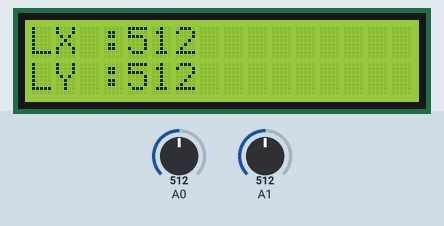
Simulated run of this sketch. Board: Arduino Uno, built with avr-gcc and run on an emulated ATmega328P. Parts: 16×2 character LCD. Inputs (shaded band) come from the test bench; at power-on: A0 = 512, A1 = 512.

Above: at 1.2 s.
1.3 s: A0 set to 716
At 1.56 s:
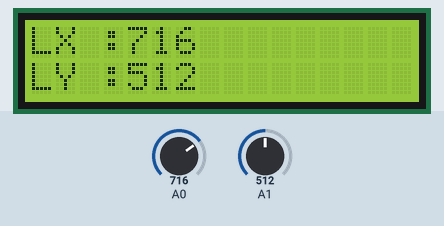
4.1 s: A1 set to 716
At 4.65 s:
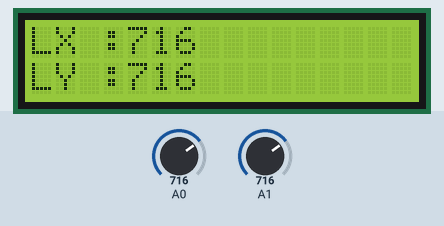
5.6 s: A0 set to 11
At 6.15 s:
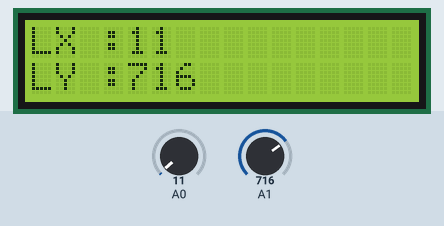
7.1 s: A0 set to 8
At 7.64 s:
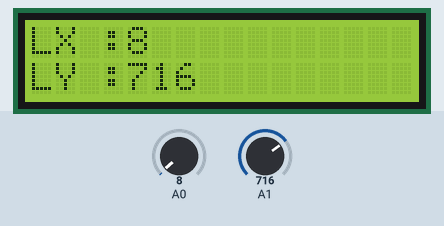
8.6 s: A1 set to 900
At 9.13 s:
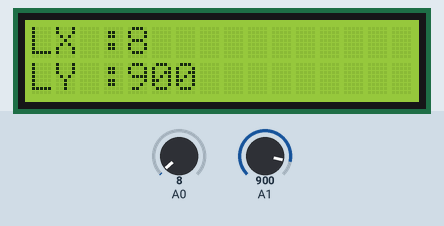
10.1 s: A1 set to 1023
At 10.41 s:
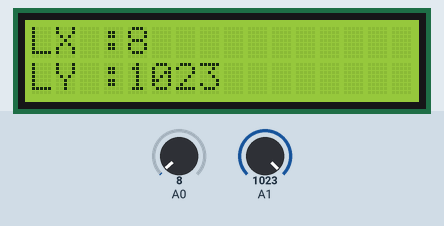
Timing chart, 0 to 12.7 s (numbered marks = the images above; inputs shaded):
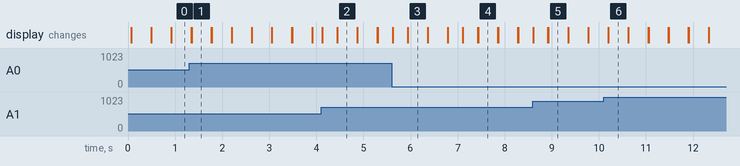

The sketch:

Controller.ino
```cpp
// include the libraries //
#include <LiquidCrystal.h> //lcd 16x2 library
#include <Servo.h> //servo library for controlling the motors and stearing servo

// initialize the libraries, pins and variables
LiquidCrystal lcd(12, 11, 5, 4, 3, 2);
int leftStickXAxisPin = 0;
int leftStickYAxisPin = 1;

int leftStickXAxisVal = 0;
int leftStickYAxisVal = 0;

void setup() {
  // set up the LCD's number of columns and rows:
  lcd.begin(16,2);
}

void loop() {
  // set the cursor to (0,0):
  //left sitck x axis
  lcd.setCursor(0, 0);
  leftStickXAxisVal = stickinput(leftStickXAxisPin);
  lcd.print("LX :");
  lcd.print(leftStickXAxisVal);
  //left stick y axis
  lcd.setCursor(0, 1);
  leftStickYAxisVal = stickinput(leftStickYAxisPin);
  lcd.print("LY :");
  lcd.print(leftStickYAxisVal);
  delay(100);
  lcd.clear();
}
```

calibratestick.ino
```cpp
void calibratestick(){


}
```

stickinput.ino
```cpp
int stickinput(int pin){
  int readVal;
  readVal = analogRead(pin);
  delay(1);
  return readVal;
}
```

Measured:
- after the input at 1.3 s, the display: first differs from a run without the input after 0.05 s (image 1)
- after the input at 4.1 s, the display: changes at once (image 2)
- after the input at 5.6 s, the display: changes at once (image 3)
- after the input at 7.1 s, the display: changes at once (image 4)
- after the input at 8.6 s, the display: changes at once (image 5)
- after the input at 10.1 s, the display: first differs from a run without the input after 0.10 s (image 6)
- what the display in image 1 shows lasts 0.5 s, from 1.3 s to 1.8 s
